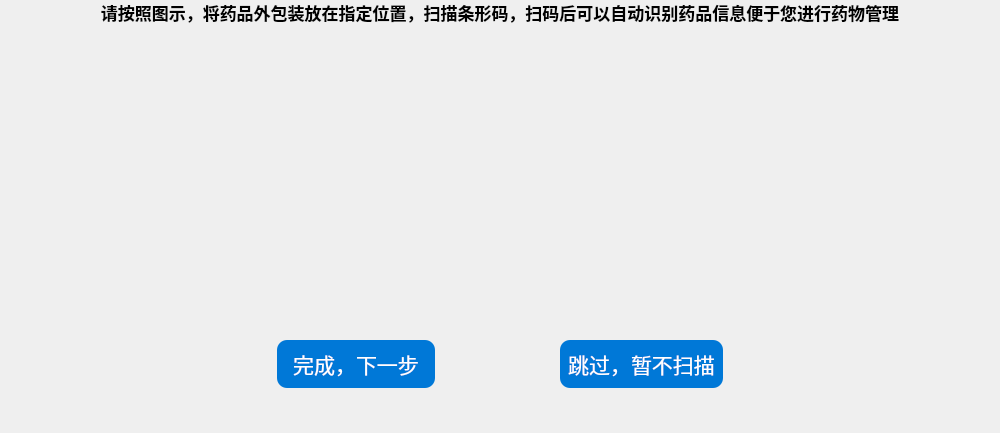
<?xml version="1.0" encoding="UTF-8"?>
<ui version="4.0">
 <class>store_page1</class>
 <widget class="QWidget" name="store_page1">
  <property name="geometry">
   <rect>
    <x>0</x>
    <y>0</y>
    <width>1000</width>
    <height>433</height>
   </rect>
  </property>
  <property name="font">
   <font>
    <family>微软雅黑</family>
    <pointsize>14</pointsize>
    <bold>false</bold>
   </font>
  </property>
  <property name="windowTitle">
   <string>Form</string>
  </property>
  <layout class="QVBoxLayout" name="verticalLayout" stretch="1,4,1">
   <property name="leftMargin">
    <number>90</number>
   </property>
   <property name="topMargin">
    <number>0</number>
   </property>
   <property name="rightMargin">
    <number>90</number>
   </property>
   <property name="bottomMargin">
    <number>25</number>
   </property>
   <item>
    <widget class="QLabel" name="label">
     <property name="sizePolicy">
      <sizepolicy hsizetype="Ignored" vsizetype="Preferred">
       <horstretch>0</horstretch>
       <verstretch>0</verstretch>
      </sizepolicy>
     </property>
     <property name="font">
      <font>
       <family>微软雅黑</family>
       <pointsize>13</pointsize>
       <bold>true</bold>
      </font>
     </property>
     <property name="text">
      <string>请按照图示，将药品外包装放在指定位置，扫描条形码，扫码后可以自动识别药品信息便于您进行药物管理</string>
     </property>
     <property name="textFormat">
      <enum>Qt::RichText</enum>
     </property>
     <property name="scaledContents">
      <bool>false</bool>
     </property>
     <property name="alignment">
      <set>Qt::AlignHCenter|Qt::AlignTop</set>
     </property>
     <property name="wordWrap">
      <bool>true</bool>
     </property>
    </widget>
   </item>
   <item>
    <widget class="QWidget" name="widget_2" native="true">
     <property name="font">
      <font>
       <family>微软雅黑</family>
       <pointsize>1</pointsize>
       <bold>false</bold>
      </font>
     </property>
     <layout class="QHBoxLayout" name="horizontalLayout" stretch="2,4,2">
      <property name="spacing">
       <number>0</number>
      </property>
      <property name="leftMargin">
       <number>0</number>
      </property>
      <property name="topMargin">
       <number>0</number>
      </property>
      <property name="rightMargin">
       <number>0</number>
      </property>
      <property name="bottomMargin">
       <number>20</number>
      </property>
      <item>
       <spacer name="horizontalSpacer">
        <property name="orientation">
         <enum>Qt::Horizontal</enum>
        </property>
        <property name="sizeHint" stdset="0">
         <size>
          <width>40</width>
          <height>20</height>
         </size>
        </property>
       </spacer>
      </item>
      <item>
       <widget class="QLabel" name="label_2">
        <property name="sizePolicy">
         <sizepolicy hsizetype="Ignored" vsizetype="Ignored">
          <horstretch>0</horstretch>
          <verstretch>0</verstretch>
         </sizepolicy>
        </property>
        <property name="text">
         <string/>
        </property>
        <property name="pixmap">
         <pixmap resource="images.qrc">:/images/store_page1.png</pixmap>
        </property>
        <property name="scaledContents">
         <bool>true</bool>
        </property>
        <property name="alignment">
         <set>Qt::AlignCenter</set>
        </property>
        <property name="wordWrap">
         <bool>false</bool>
        </property>
       </widget>
      </item>
      <item>
       <spacer name="horizontalSpacer_2">
        <property name="orientation">
         <enum>Qt::Horizontal</enum>
        </property>
        <property name="sizeHint" stdset="0">
         <size>
          <width>40</width>
          <height>20</height>
         </size>
        </property>
       </spacer>
      </item>
     </layout>
    </widget>
   </item>
   <item>
    <widget class="QWidget" name="widget" native="true">
     <property name="font">
      <font>
       <family>微软雅黑</family>
       <pointsize>9</pointsize>
       <bold>false</bold>
      </font>
     </property>
     <layout class="QHBoxLayout" name="horizontalLayout_2" stretch="3,2,2,2,3">
      <property name="topMargin">
       <number>6</number>
      </property>
      <property name="bottomMargin">
       <number>20</number>
      </property>
      <item>
       <spacer name="horizontalSpacer_3">
        <property name="orientation">
         <enum>Qt::Horizontal</enum>
        </property>
        <property name="sizeHint" stdset="0">
         <size>
          <width>194</width>
          <height>20</height>
         </size>
        </property>
       </spacer>
      </item>
      <item>
       <widget class="QPushButton" name="next">
        <property name="sizePolicy">
         <sizepolicy hsizetype="Minimum" vsizetype="Minimum">
          <horstretch>0</horstretch>
          <verstretch>0</verstretch>
         </sizepolicy>
        </property>
        <property name="maximumSize">
         <size>
          <width>16777215</width>
          <height>16777215</height>
         </size>
        </property>
        <property name="font">
         <font>
          <family>微软雅黑</family>
          <pointsize>16</pointsize>
          <bold>false</bold>
         </font>
        </property>
        <property name="styleSheet">
         <string notr="true">QPushButton {
    background-color: #0078d7;
    color: white;
    border-radius: 10px;
    border: none;
    padding: 8px 16px;
}

QPushButton:hover {
    background-color: #106ebe;
}

QPushButton:pressed {
    background-color: #005a9e;
}</string>
        </property>
        <property name="text">
         <string>完成，下一步</string>
        </property>
       </widget>
      </item>
      <item>
       <spacer name="horizontalSpacer_4">
        <property name="orientation">
         <enum>Qt::Horizontal</enum>
        </property>
        <property name="sizeHint" stdset="0">
         <size>
          <width>195</width>
          <height>20</height>
         </size>
        </property>
       </spacer>
      </item>
      <item>
       <widget class="QPushButton" name="skip">
        <property name="sizePolicy">
         <sizepolicy hsizetype="Minimum" vsizetype="Minimum">
          <horstretch>0</horstretch>
          <verstretch>0</verstretch>
         </sizepolicy>
        </property>
        <property name="font">
         <font>
          <family>微软雅黑</family>
          <pointsize>16</pointsize>
          <bold>false</bold>
         </font>
        </property>
        <property name="styleSheet">
         <string notr="true">QPushButton {
    background-color: #0078d7;
    color: white;
    border-radius: 10px;
    border: none;
    padding: 4px 8px;
}

QPushButton:hover {
    background-color: #106ebe;
}

QPushButton:pressed {
    background-color: #005a9e;
}</string>
        </property>
        <property name="text">
         <string>跳过，暂不扫描</string>
        </property>
       </widget>
      </item>
      <item>
       <spacer name="horizontalSpacer_5">
        <property name="orientation">
         <enum>Qt::Horizontal</enum>
        </property>
        <property name="sizeHint" stdset="0">
         <size>
          <width>194</width>
          <height>20</height>
         </size>
        </property>
       </spacer>
      </item>
     </layout>
    </widget>
   </item>
  </layout>
 </widget>
 <resources>
  <include location="images.qrc"/>
 </resources>
 <connections/>
</ui>
